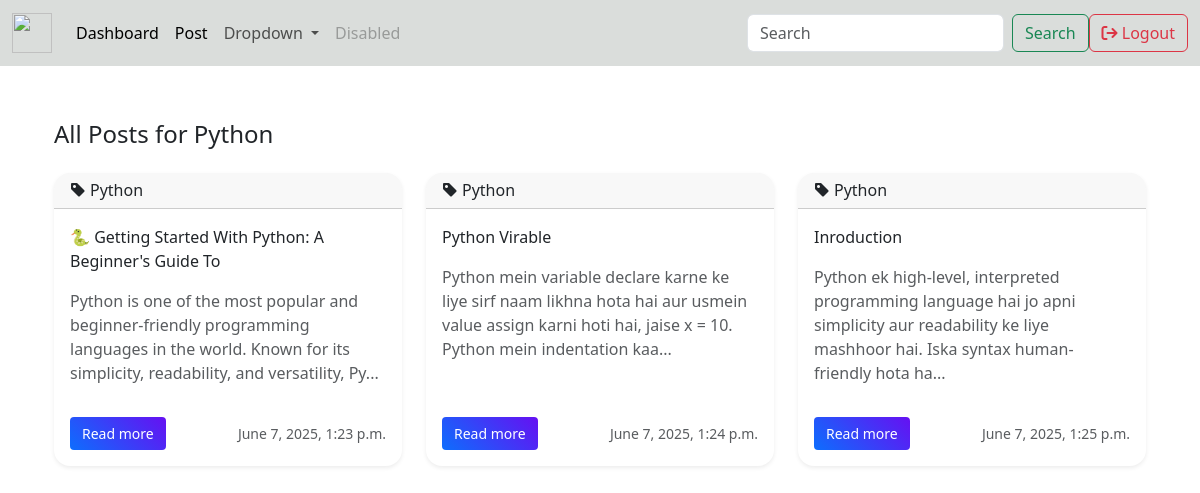
The app's page /posts-per-category/3/ with its own data.
### post/models.py (models this page shows)
class Category(models.Model):
    name = models.CharField(max_length=100)
    def __str__(self):
        return self.name

class Post(models.Model):
    category = models.ForeignKey(Category, on_delete=models.SET_NULL, null=True, blank=True)
    title = models.CharField(max_length=200)
    content = models.TextField()
    author = models.ForeignKey(User, on_delete=models.CASCADE)
    date_posted = models.DateTimeField(auto_now_add=True)
    is_draft = models.CharField(
        max_length=15,
        choices=(
            ('False', 'Draft'),
            ('True', 'Published'),
        ),
        default='True',
    )
    sheduled_date = models.DateTimeField(null=True, blank=True)

### post/views.py (the view)
# urls.py: path('posts-per-category/<int:pk>/', views.posts_per_category, name='posts-per-category'),
def posts_per_category(request,pk):
    category = Category.objects.get(pk=pk)
    posts = category.post_set.all()
    context = {'posts':posts, 'category':category}
    return render(request, 'post/posts_per_category.html', context)

### templates/post/posts_per_category.html (shortened to what this page needs)
{% extends "base.html" %}
{% block content %}
<div class="container">
       <h4 class="mb-4"> All Posts for {{ category }}</h4>
    <div class="row row-cols-1 row-cols-md-3 g-4">
        {% for post in posts %}
        <div class="col">
            <div class="card shadow-sm border-0 rounded-4 overflow-hidden h-100" style="min-height: 250px; transition: 0.3s ease;">
                <div class="card-header text-dark">
                    <h6 class="mb-0">
                        <i class="bi bi-tag-fill me-1 text-dark "></i>{{ post.category }}
                    </h6>
                </div>
                <div class="card-body d-flex flex-column">
                    <p class="card-titl text-dark">{{ post.title|title|slice:"52" }}</p>
                    <p class="card-text text-muted flex-grow-1">{{ post.content|slice:"150" }}...</p>
                    <div class="d-flex justify-content-between align-items-center mt-3">
                        <a href="{% url 'post-details' post.pk %}" class="btn btn-sm btn-gradient">Read more</a>
                      <div class="d-flex flex-column text-end">
                        <small class="text-muted">{{ post.date_posted }}</small>
                    </div>
                    </div>
                </div>
            </div>
        </div>
        {% endfor %}
    </div>
</div>
{% endblock content %}

### templates/post/posts_per_category.html (style rules this page uses)
.btn-gradient { background: linear-gradient(45deg, #0d6efd, #6610f2); color: #fff; border: none; padding: 6px 12px; border-radius: 4px; text-decoration: none; transition: 0.3s ease; }

### records on screen
Category: name "Python"
Post: category "Python", title "🐍 Getting Started With Python: A Beginner's Guide To", content "Python is one of the most popular and beginner-friendly programming languages in the world. Known for its simplicity, readability, and versatility, Py", date_posted "June 7, 2025, 1:23 p.m."
Post: category "Python", title "Python Virable", content "Python mein variable declare karne ke liye sirf naam likhna hota hai aur usmein value assign karni hoti hai, jaise x = 10. Python mein indentation kaa", date_posted "June 7, 2025, 1:24 p.m."
Post: category "Python", title "Inroduction", content "Python ek high-level, interpreted programming language hai jo apni simplicity aur readability ke liye mashhoor hai. Iska syntax human-friendly hota ha", date_posted "June 7, 2025, 1:25 p.m."
